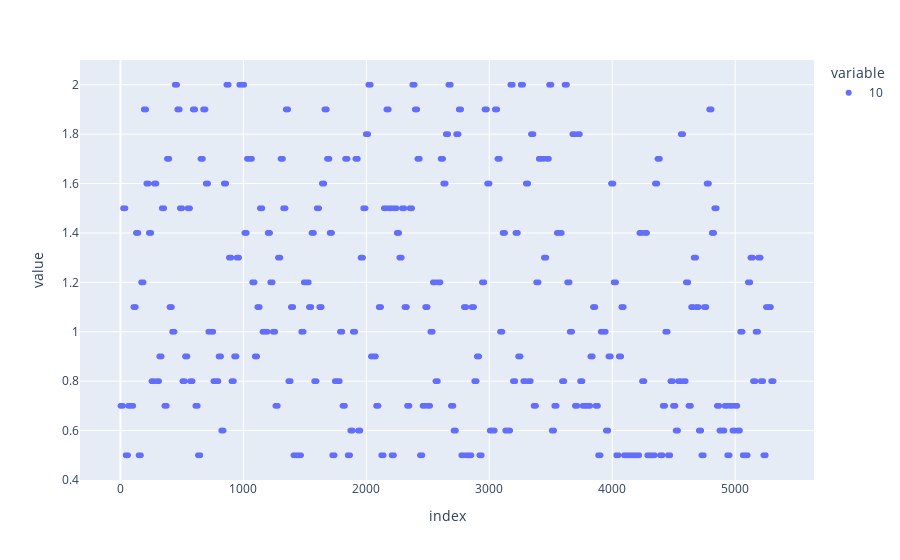

Notebook cell for this chart:
### Code cell
px.scatter(lgbm_preds['10'], height=600)

### Figure 1 — Plotly figure (JSON) as saved in the notebook; plotly's stock layout.template omitted (floating-point values rounded to 4 significant figures; data arrays with more than 128 entries replaced by an {"elided": "..."} marker saying what was removed)
{"data": [{"hovertemplate": "variable=10<br>index=%{x}<br>value=%{y}<extra></extra>", "legendgroup": "10", "marker": {"color": "#636efa", "symbol": "circle"}, "mode": "markers", "name": "10", "showlegend": true, "type": "scattergl", "x": {"elided": "5313 int values"}, "xaxis": "x", "y": {"elided": "5313 float values"}, "yaxis": "y"}], "layout": {"autosize": true, "legend": {"title": {"text": "variable"}, "tracegroupgap": 0}, "margin": {"t": 60}, "xaxis": {"anchor": "y", "autorange": true, "domain": [0, 1], "range": [-321.8, 5634.0], "title": {"text": "index"}, "type": "linear"}, "yaxis": {"anchor": "x", "autorange": true, "domain": [0, 1], "range": [0.4013, 2.099], "title": {"text": "value"}, "type": "linear"}}}
